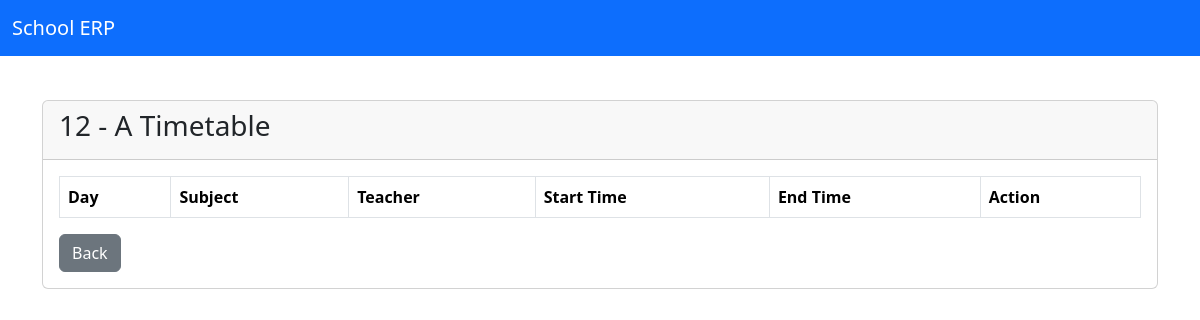
Page /timetable/class/1/ on the earlier database version.
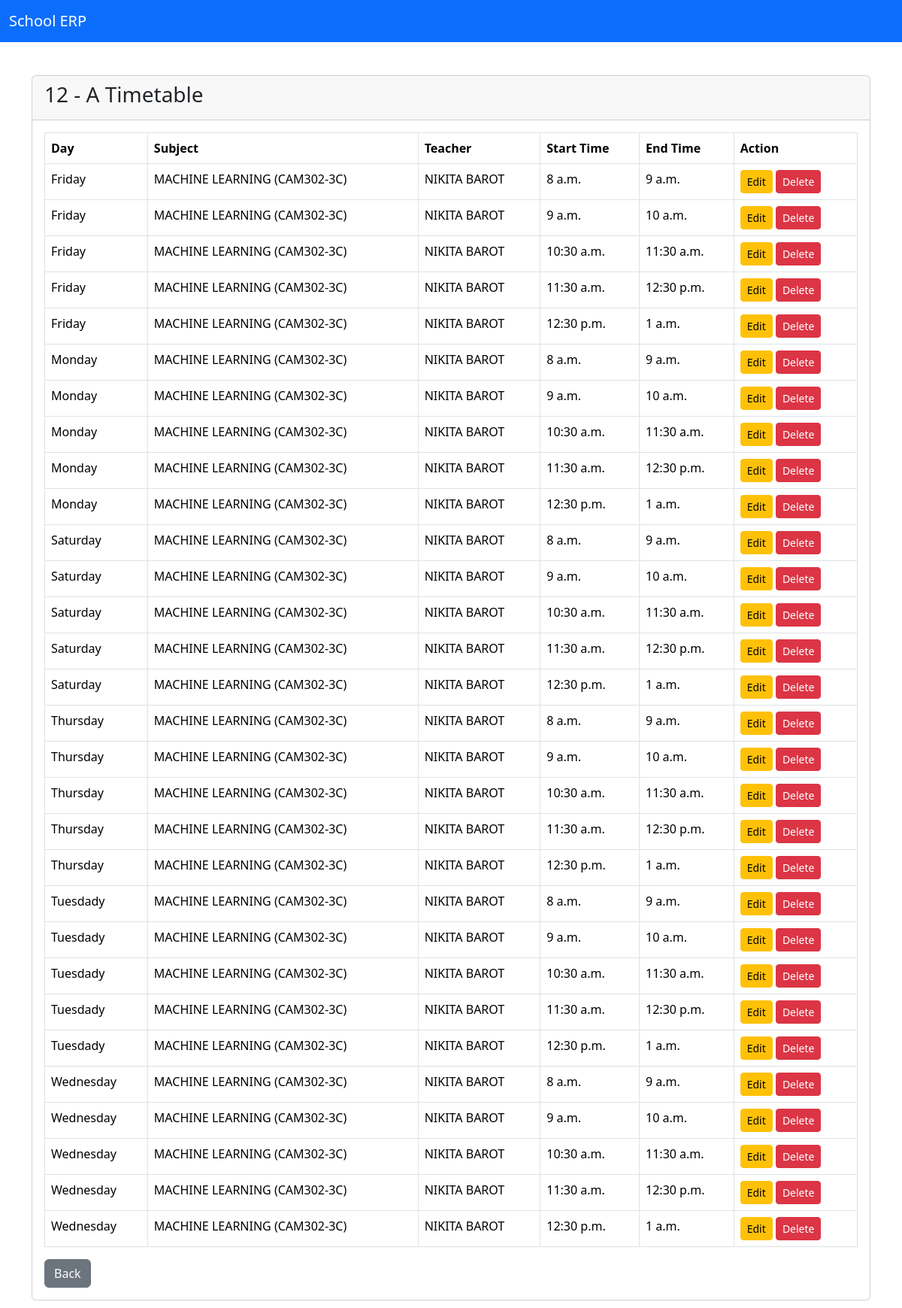
Same page on the later database version.
### classes/models.py (models this page shows)
class ClassRoom(models.Model):
    STANDARD_CHOICES = [
        ('5','5'),
        ('6','6'),
        ('7','7'),
        ('8','8'),
        ('9','9'),
        ('10','10'),
        ('11','11'),
        ('12','12'),
    ]
    DIVISION_CHOICES = [
        ('A','A'),
        ('B','B'),
        ('C','C'),
        ('D','D'),
    ]
    standard = models.CharField(
        max_length=2,
        choices=STANDARD_CHOICES,
        null=False)
    division = models.CharField(
        max_length=1,
        choices=DIVISION_CHOICES,
        null=False
    )
    class_teacher = models.ForeignKey(
        Teacher,
        on_delete=models.SET_NULL,
        null=True,
        blank=True
    )
    class Meta:
        unique_together = ('standard' , 'division')
    def __str__(self):
        return f"{self.standard} - {self.division}"

### timetable/models.py (models this page shows, shortened)
class Timetable(models.Model):
    DAY_CHOICES = [
        ('Monday' , 'Monday'),
        ('Tuesday' , 'Tuesday'),
        ('Wednesday' , 'Wednesday'),
        ('Thursday' , 'Thursday'),
        ('Friday' , 'Friday'),
        ('Saturday' , 'Saturday'),
    ]
    classroom = models.ForeignKey(
        ClassRoom,
        on_delete=models.CASCADE
    )
    subject = models.ForeignKey(
        Subject,
        on_delete=models.CASCADE
    )
    teacher = models.ForeignKey(
        Teacher,
        on_delete=models.CASCADE
    )
    day = models.CharField(
        max_length=10,
        choices=DAY_CHOICES
    )
    start_time = models.TimeField()
    end_time = models.TimeField()

### subjects/models.py (models this page shows)
class Subject(models.Model):
    name = models.CharField(
        max_length=100,
        unique=True
        )
    code = models.CharField(
        max_length=9,
        unique=True
    )
    teacher = models.ForeignKey(
        Teacher,
        on_delete=models.SET_NULL,
        null=True,
        blank=True
    )
    def __str__(self):
        return f"{self.name} ({self.code})"

### teachers/models.py (models this page shows, shortened)
class Teacher(models.Model):
    user = models.OneToOneField(
        User,
        on_delete=models.CASCADE
    )
    teacher_id = models.CharField(
        max_length=10,
        unique=True
    )
    name = models.CharField(max_length=100)
    email = models.EmailField(unique=True)
    mobile = models.CharField(max_length=10 , unique=True)
    date_of_joining = models.DateField(null=True, blank=True)
    address = models.TextField()
    photo = models.ImageField(
        upload_to='teachers/',
        blank=True,
        null=True
    )
    def __str__(self):
        return self.name

### timetable/views.py (the view)
def class_timetable(request, classroom_id):
    classroom = get_object_or_404(
        ClassRoom,
        id=classroom_id
    )
    timetable = Timetable.objects.filter(
        classroom=classroom
    ).order_by(
        'day',
        'start_time'
    )
    context = {
        'classroom' : classroom,
        'timetable' : timetable
    }
    return render(request, 'timetable/class_timetable.html', context)

### templates/timetable/class_timetable.html
{% extends 'base.html' %}
{% block content %}
<div class="container mt-4">
<div class="card">
<div class="card-header">
    <h3>{{ classroom }} Timetable</h3>
</div>
<div class="card-body">
<table class="table table-bordered">
<tr>
    <th>Day</th>
    <th>Subject</th>
    <th>Teacher</th>
    <th>Start Time</th>
    <th>End Time</th>
    <th>Action</th>
</tr>
{% for item in timetable %}
<tr>
    <td>{{ item.day }}</td>
    <td>{{ item.subject }}</td>
    <td>{{ item.teacher }}</td>
    <td>{{ item.start_time }}</td>
    <td>{{ item.end_time }}</td>
    <td>
        <a href="{% url 'timetable_edit' item.id %}"
           class="btn btn-warning btn-sm">
            Edit
        </a>
        <a href="{% url 'timetable_delete' item.id %}"
           class="btn btn-danger btn-sm">
            Delete
        </a>
    </td>
</tr>
{% endfor %}
</table>
<a href="{% url 'timetable_list' %}"
   class="btn btn-secondary">
    Back
</a>
</div>
</div>
</div>
{% endblock %}

### templates/base.html (shortened to what this page needs)
{% load static %}
<!DOCTYPE html>
<html>
<head>
    <link href="https://cdn.jsdelivr.net/npm/bootstrap@5.3.3/dist/css/bootstrap.min.css" rel="stylesheet">
    <link rel="stylesheet" href="{% static 'css/style.css' %}">
</head>
<body>
{% include 'navbar.html' %}
<div class="container-fluid">
    <div class="row">
        {% if user.is_authenticated %}
            <div class="col-md-2 p-0">
                {% include 'sidebar.html' %}
            </div>
            <div class="col-md-10 content">
        {% else %}
            <div class="col-md-12 content">
        {% endif %}
                {% block content %}
                {% endblock %}
            </div>
    </div>
</div>
</body>
</html>

### templates/navbar.html (shortened to what this page needs)
<nav class="navbar navbar-expand-lg navbar-dark bg-primary">
    <div class="container-fluid">
        <a class="navbar-brand" href="#">
            School ERP
        </a>
    </div>
</nav>

### static/css/style.css (style rules this page uses)
.content { padding:20px; }

Differences in the rows shown:
added Timetable: day "Friday", subject "MACHINE LEARNING (CAM302-3C)", teacher "NIKITA BAROT", start_time "8 a.m.", end_time "9 a.m."
added Timetable: day "Friday", subject "MACHINE LEARNING (CAM302-3C)", teacher "NIKITA BAROT", start_time "9 a.m.", end_time "10 a.m."
added Timetable: day "Friday", subject "MACHINE LEARNING (CAM302-3C)", teacher "NIKITA BAROT", start_time "10:30 a.m.", end_time "11:30 a.m."
added Timetable: day "Friday", subject "MACHINE LEARNING (CAM302-3C)", teacher "NIKITA BAROT", start_time "11:30 a.m.", end_time "12:30 p.m."
added Timetable: day "Friday", subject "MACHINE LEARNING (CAM302-3C)", teacher "NIKITA BAROT", start_time "12:30 p.m.", end_time "1 a.m."
added Timetable: day "Monday", subject "MACHINE LEARNING (CAM302-3C)", teacher "NIKITA BAROT", start_time "8 a.m.", end_time "9 a.m."
added Timetable: day "Monday", subject "MACHINE LEARNING (CAM302-3C)", teacher "NIKITA BAROT", start_time "9 a.m.", end_time "10 a.m."
added Timetable: day "Monday", subject "MACHINE LEARNING (CAM302-3C)", teacher "NIKITA BAROT", start_time "10:30 a.m.", end_time "11:30 a.m."
added Timetable: day "Monday", subject "MACHINE LEARNING (CAM302-3C)", teacher "NIKITA BAROT", start_time "11:30 a.m.", end_time "12:30 p.m."
added Timetable: day "Monday", subject "MACHINE LEARNING (CAM302-3C)", teacher "NIKITA BAROT", start_time "12:30 p.m.", end_time "1 a.m."
added Timetable: day "Saturday", subject "MACHINE LEARNING (CAM302-3C)", teacher "NIKITA BAROT", start_time "8 a.m.", end_time "9 a.m."
added Timetable: day "Saturday", subject "MACHINE LEARNING (CAM302-3C)", teacher "NIKITA BAROT", start_time "9 a.m.", end_time "10 a.m."
added Timetable: day "Saturday", subject "MACHINE LEARNING (CAM302-3C)", teacher "NIKITA BAROT", start_time "10:30 a.m.", end_time "11:30 a.m."
added Timetable: day "Saturday", subject "MACHINE LEARNING (CAM302-3C)", teacher "NIKITA BAROT", start_time "11:30 a.m.", end_time "12:30 p.m."
added Timetable: day "Saturday", subject "MACHINE LEARNING (CAM302-3C)", teacher "NIKITA BAROT", start_time "12:30 p.m.", end_time "1 a.m."
added Timetable: day "Thursday", subject "MACHINE LEARNING (CAM302-3C)", teacher "NIKITA BAROT", start_time "8 a.m.", end_time "9 a.m."
added Timetable: day "Thursday", subject "MACHINE LEARNING (CAM302-3C)", teacher "NIKITA BAROT", start_time "9 a.m.", end_time "10 a.m."
added Timetable: day "Thursday", subject "MACHINE LEARNING (CAM302-3C)", teacher "NIKITA BAROT", start_time "10:30 a.m.", end_time "11:30 a.m."
added Timetable: day "Thursday", subject "MACHINE LEARNING (CAM302-3C)", teacher "NIKITA BAROT", start_time "11:30 a.m.", end_time "12:30 p.m."
added Timetable: day "Thursday", subject "MACHINE LEARNING (CAM302-3C)", teacher "NIKITA BAROT", start_time "12:30 p.m.", end_time "1 a.m."
added Timetable: day "Tuesdady", subject "MACHINE LEARNING (CAM302-3C)", teacher "NIKITA BAROT", start_time "8 a.m.", end_time "9 a.m."
added Timetable: day "Tuesdady", subject "MACHINE LEARNING (CAM302-3C)", teacher "NIKITA BAROT", start_time "9 a.m.", end_time "10 a.m."
added Timetable: day "Tuesdady", subject "MACHINE LEARNING (CAM302-3C)", teacher "NIKITA BAROT", start_time "10:30 a.m.", end_time "11:30 a.m."
added Timetable: day "Tuesdady", subject "MACHINE LEARNING (CAM302-3C)", teacher "NIKITA BAROT", start_time "11:30 a.m.", end_time "12:30 p.m."
added Timetable: day "Tuesdady", subject "MACHINE LEARNING (CAM302-3C)", teacher "NIKITA BAROT", start_time "12:30 p.m.", end_time "1 a.m."
added Timetable: day "Wednesday", subject "MACHINE LEARNING (CAM302-3C)", teacher "NIKITA BAROT", start_time "8 a.m.", end_time "9 a.m."
added Timetable: day "Wednesday", subject "MACHINE LEARNING (CAM302-3C)", teacher "NIKITA BAROT", start_time "9 a.m.", end_time "10 a.m."
added Timetable: day "Wednesday", subject "MACHINE LEARNING (CAM302-3C)", teacher "NIKITA BAROT", start_time "10:30 a.m.", end_time "11:30 a.m."
added Timetable: day "Wednesday", subject "MACHINE LEARNING (CAM302-3C)", teacher "NIKITA BAROT", start_time "11:30 a.m.", end_time "12:30 p.m."
added Timetable: day "Wednesday", subject "MACHINE LEARNING (CAM302-3C)", teacher "NIKITA BAROT", start_time "12:30 p.m.", end_time "1 a.m."
